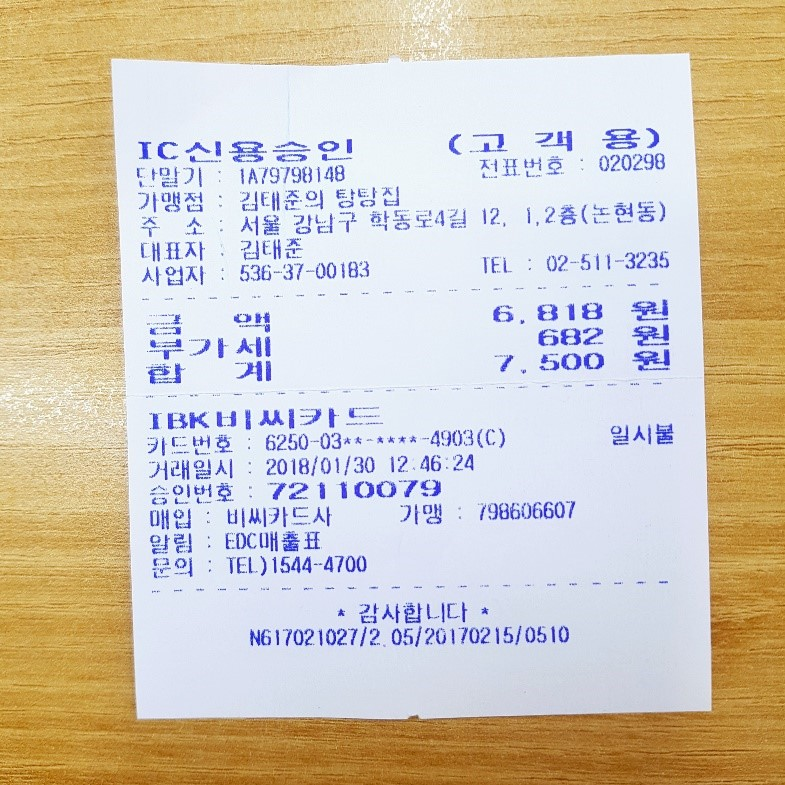
#> input picture test_영수증.jpg, 785 x 785 px
$ python OpenCV_practice.py
#> lines starting #> are read from the running program, lines starting #| are printed output that depends on the picture; after the words box and inside, x2 and y2 are one past the last pixel; in counts of white or black regions, pixels touching at a corner belong together
# 전처리

import cv2
import numpy as np
import matplotlib.pyplot as plt

# 1. 이미지 불러오기 (영수증 이미지라고 가정)
try:
    image_path = r'C:\Users\hwko3\OneDrive\바탕 화면\고희원\숭실대\1학년\2) 오픈소스설계\프로젝트\test_영수증.jpg'

    #
    # ▼▼▼▼▼ 한글 경로 해결을 위해 이 부분 수정 ▼▼▼▼▼
    #
    # 1. numpy를 사용해 파일을 바이너리로 읽음
    n = np.fromfile(image_path, np.uint8)
    # 2. cv2.imdecode를 사용해 numpy 배열을 이미지로 디코딩
    image = cv2.imdecode(n, cv2.IMREAD_COLOR)
#> image is the input picture: shape (785, 785, 3); mean B, G, R 184.4, 200.1, 209.5
    #
    # ▲▲▲▲▲ 수정 완료 ▲▲▲▲▲
    #

    if image is None:
        print(f"오류: 이미지를 불러올 수 없습니다. 경로를 확인하세요: {image_path}")
    else:
        # 2. 그레이스케일 변환
        gray_image = cv2.cvtColor(image, cv2.COLOR_BGR2GRAY)
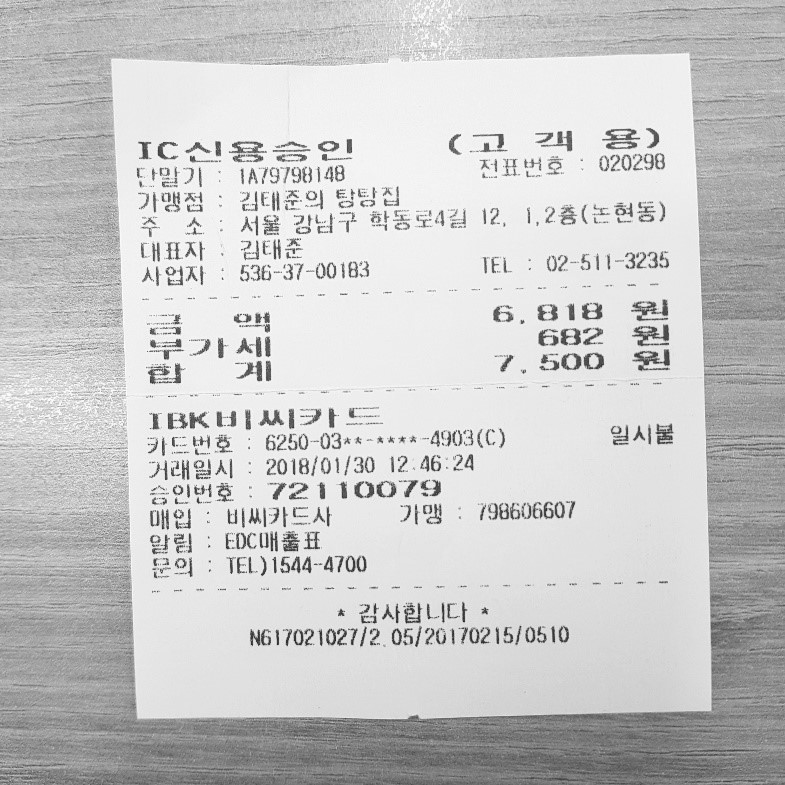
#> gray_image: shape (785, 785); min 34, max 255, mean 201.1

        # 3. 노이즈 제거 (Gaussian Blur)
        blurred_image = cv2.GaussianBlur(gray_image, (5, 5), 0)

        # 4. 이진화 (Adaptive Thresholding)
        binary_image = cv2.adaptiveThreshold(
            blurred_image,
            255,
            cv2.ADAPTIVE_THRESH_GAUSSIAN_C,
            cv2.THRESH_BINARY,
            11,
            2
        )
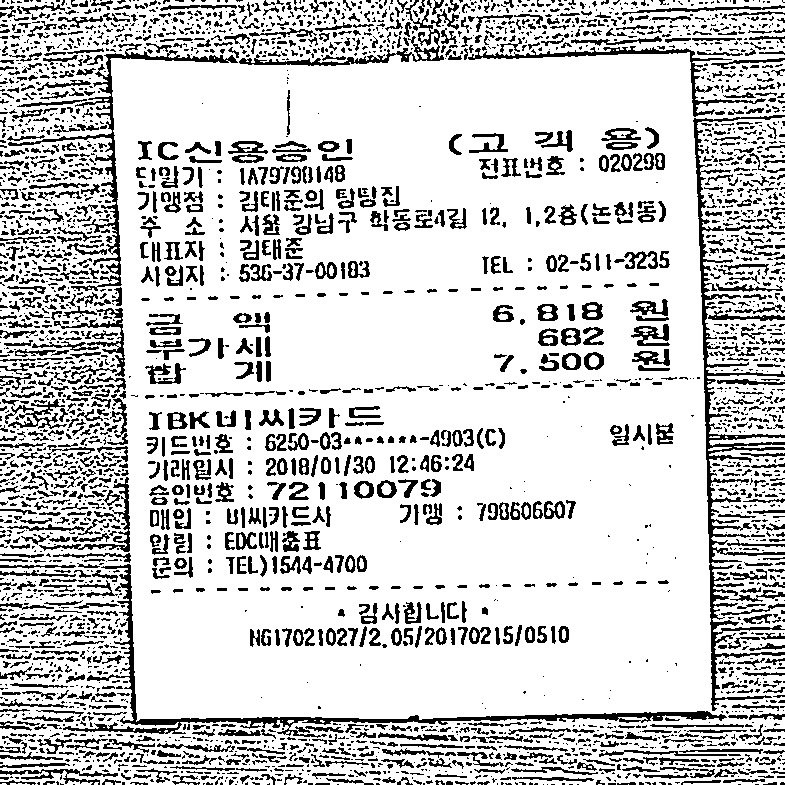
#> binary_image: shape (785, 785); 80.1% white; 3483 black regions (2171 under 20 px), largest, box (x1, y1, x2, y2) and area: (693, 115, 785, 711) 6286, (63, 564, 727, 738) 4796, (8, 43, 238, 291) 2847

        # 결과 표시 (테스트용)
        plt.figure(figsize=(15, 5))

        plt.subplot(1, 3, 1)
        plt.title('Original')
        plt.imshow(cv2.cvtColor(image, cv2.COLOR_BGR2RGB))

        plt.subplot(1, 3, 2)
        plt.title('Grayscale')
        plt.imshow(gray_image, cmap='gray')

        plt.subplot(1, 3, 3)
        plt.title('Adaptive Threshold (Result)')
        plt.imshow(binary_image, cmap='gray')

        plt.show()
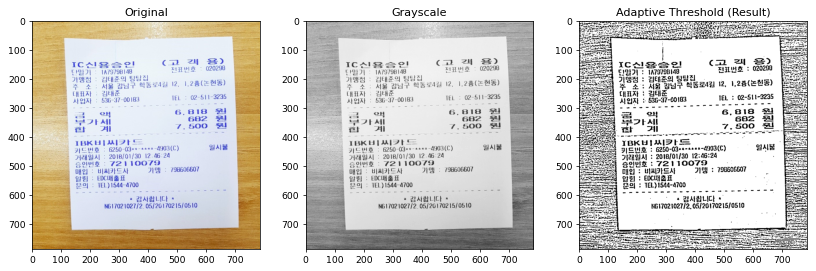
#> figure drawn by matplotlib, 3 panels

except Exception as e:
    print(f"오류: 이미지를 찾을 수 없거나 처리 중 문제가 발생했습니다. {e}")
